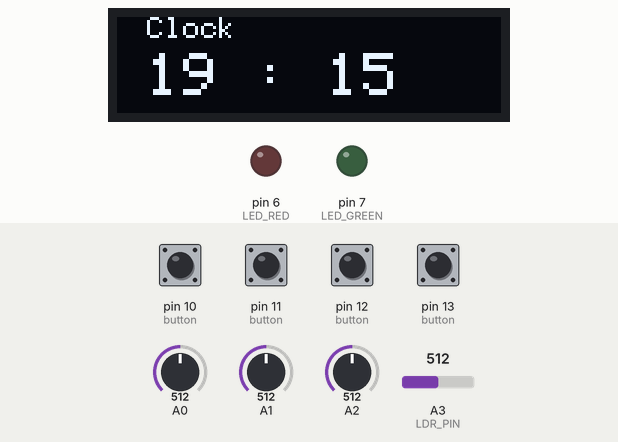
Recording of a sketch running on a simulated Arduino Uno, built with avr-gcc and run on an emulated ATmega328P. Shown: 128×32 one-colour display, output pins drawn as LEDs (lit = HIGH). The test bench sets the inputs (shaded band); at power-on: pin 10 (button), pin 11 (button), pin 12 (button), pin 13 (button) HIGH, A0 = 512, A1 = 512, A2 = 512, A3 (LDR_PIN) = 512. What the sketch prints to the serial monitor is not drawn.

Above: at 1.2 s.
1.3 s: pin 13 (button) pulled LOW for 0.15 s
At 2.2 s:
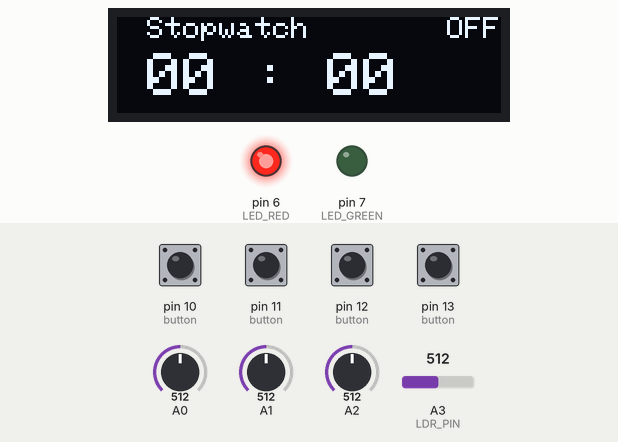
2.9 s: pin 10 (button) pulled LOW for 0.15 s
At 3.8 s:
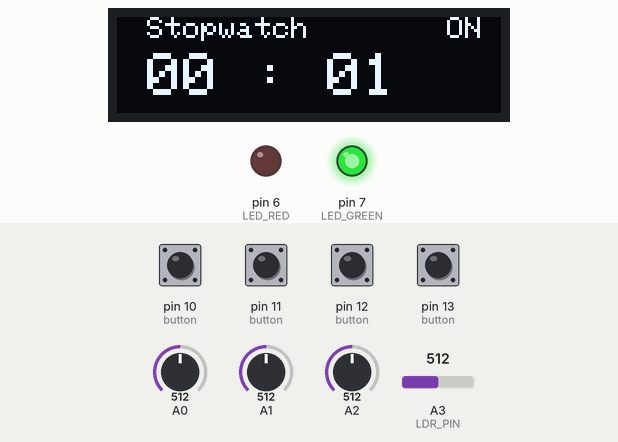
6.0 s: pin 13 (button) pulled LOW for 1 s
At 7.2 s:
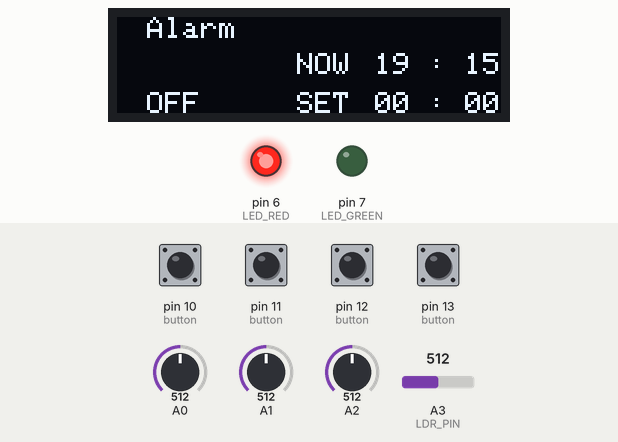
8.5 s: pin 12 (button) pulled LOW for 0.15 s
At 9.7 s:
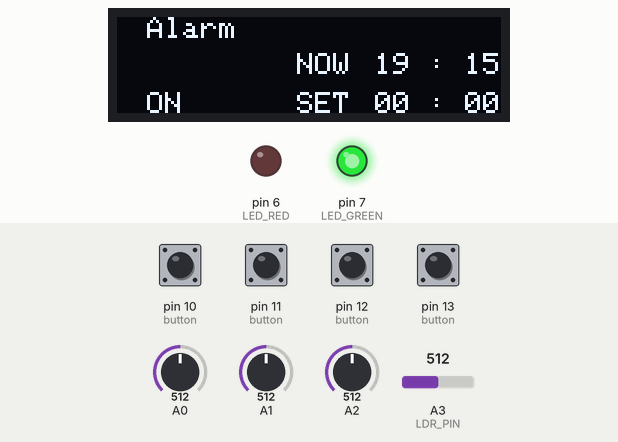
10.1 s: pin 11 (button) pulled LOW for 0.15 s
At 11.3 s:
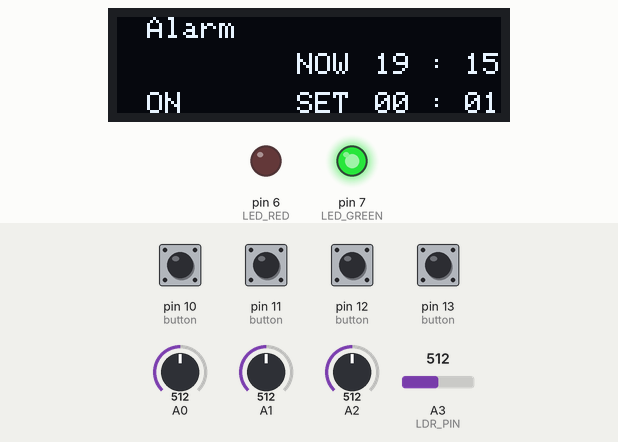
11.7 s: pin 13 (button) pulled LOW for 0.15 s
At 12.8 s:
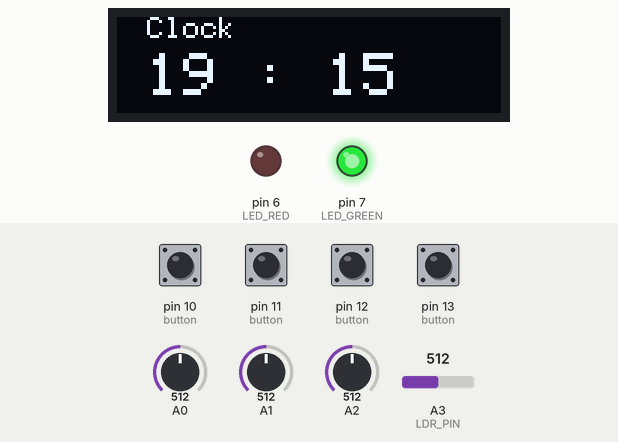
Timing chart, 0 to 14.3 s (numbered marks = the images above; inputs shaded):
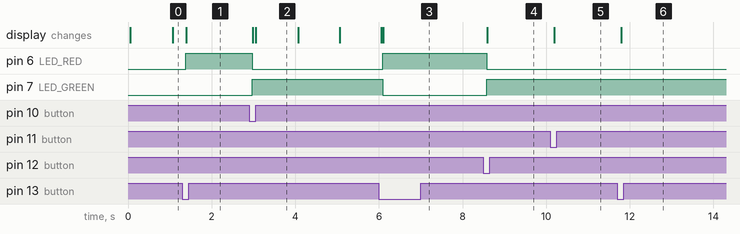

Measured:
- after the input at 1.3 s, pin 6 (LED_RED): LOW → HIGH after 0.08 s; the display: changes after 0.09 s (image 1)
- after the input at 2.9 s, pin 6 (LED_RED): HIGH → LOW after 0.08 s; pin 7 (LED_GREEN): LOW → HIGH after 0.08 s; the display: first changes after 0.09 s (image 2 shows a later state)
- after the input at 6.0 s, pin 6 (LED_RED): LOW → HIGH after 0.09 s; pin 7 (LED_GREEN): HIGH → LOW after 0.09 s; the display: first differs from a run without the input after 0.10 s (image 3)
- after the input at 8.5 s, pin 6 (LED_RED): HIGH → LOW after 0.08 s; pin 7 (LED_GREEN): LOW → HIGH after 0.08 s; the display: changes after 0.09 s (image 4)
- after the input at 10.1 s, the display: changes after 0.10 s (image 5)
- after the input at 11.7 s, the display: changes after 0.10 s (image 6)
- what the display in image 2 shows lasts 1.0 s, from 3.1 s to 4.1 s

The sketch:

sketch_nov09a.ino
```cpp
#include <Wire.h>
#include <Adafruit_GFX.h>
#include <Adafruit_SSD1306.h>
#include <EEPROM.h>
#include <TimerOne.h>

struct Time {
  int hour;
  int min;
  int sec;
};

#define NOTE_B0  31
#define NOTE_C1  33
#define NOTE_CS1 35
#define NOTE_D1  37
#define NOTE_DS1 39
#define NOTE_E1  41
#define NOTE_F1  44
#define NOTE_FS1 46
#define NOTE_G1  49
#define NOTE_GS1 52
#define NOTE_A1  55
#define NOTE_AS1 58
#define NOTE_B1  62
#define NOTE_C2  65
#define NOTE_CS2 69
#define NOTE_D2  73
#define NOTE_DS2 78
#define NOTE_E2  82
#define NOTE_F2  87
#define NOTE_FS2 93
#define NOTE_G2  98
#define NOTE_GS2 104
#define NOTE_A2  110
#define NOTE_AS2 117
#define NOTE_B2  123
#define NOTE_C3  131
#define NOTE_CS3 139
#define NOTE_D3  147
#define NOTE_DS3 156
#define NOTE_E3  165
#define NOTE_F3  175
#define NOTE_FS3 185
#define NOTE_G3  196
#define NOTE_GS3 208
#define NOTE_A3  220
#define NOTE_AS3 233
#define NOTE_B3  247
#define NOTE_C4  262
#define NOTE_CS4 277
#define NOTE_D4  294
#define NOTE_DS4 311
#define NOTE_E4  330
#define NOTE_F4  349
#define NOTE_FS4 370
#define NOTE_G4  392
#define NOTE_GS4 415
#define NOTE_A4  440
#define NOTE_AS4 466
#define NOTE_B4  494
#define NOTE_C5  523
#define NOTE_CS5 554
#define NOTE_D5  587
#define NOTE_DS5 622
#define NOTE_E5  659
#define NOTE_F5  698
#define NOTE_FS5 740
#define NOTE_G5  784
#define NOTE_GS5 831
#define NOTE_A5  880
#define NOTE_AS5 932
#define NOTE_B5  988
#define NOTE_C6  1047
#define NOTE_CS6 1109
#define NOTE_D6  1175
#define NOTE_DS6 1245
#define NOTE_E6  1319
#define NOTE_F6  1397
#define NOTE_FS6 1480
#define NOTE_G6  1568
#define NOTE_GS6 1661
#define NOTE_A6  1760
#define NOTE_AS6 1865
#define NOTE_B6  1976
#define NOTE_C7  2093
#define NOTE_CS7 2217
#define NOTE_D7  2349
#define NOTE_DS7 2489
#define NOTE_E7  2637
#define NOTE_F7  2794
#define NOTE_FS7 2960
#define NOTE_G7  3136
#define NOTE_GS7 3322
#define NOTE_A7  3520
#define NOTE_AS7 3729
#define NOTE_B7  3951
#define NOTE_C8  4186
#define NOTE_CS8 4435
#define NOTE_D8  4699
#define NOTE_DS8 4978
#define REST      0


// change this to make the song slower or faster
int tempo = 180;

// change this to whichever pin you want to use
int buzzer = 8;

// notes of the moledy followed by the duration.
// a 4 means a quarter note, 8 an eighteenth , 16 sixteenth, so on
// !!negative numbers are used to represent dotted notes,
// so -4 means a dotted quarter note, that is, a quarter plus an eighteenth!!
int melody[] = {

  // Nokia Ringtone
  // Score available at https://musescore.com/user/29944637/scores/5266155

  NOTE_E5, 8, NOTE_D5, 8, NOTE_FS4, 4, NOTE_GS4, 4,
  NOTE_CS5, 8, NOTE_B4, 8, NOTE_D4, 4, NOTE_E4, 4,
  NOTE_B4, 8, NOTE_A4, 8, NOTE_CS4, 4, NOTE_E4, 4,
  NOTE_A4, 2,
};

// sizeof gives the number of bytes, each int value is composed of two bytes (16 bits)
// there are two values per note (pitch and duration), so for each note there are four bytes
int notes = sizeof(melody) / sizeof(melody[0]) / 2;

// this calculates the duration of a whole note in ms
int wholenote = (60000 * 4) / tempo;

int divider = 0, noteDuration = 0;

void Song() {
  // iterate over the notes of the melody.
  // Remember, the array is twice the number of notes (notes + durations)
  for (int thisNote = 0; thisNote < notes * 2; thisNote = thisNote + 2) {

    // calculates the duration of each note
    divider = melody[thisNote + 1];
    if (divider > 0) {
      // regular note, just proceed
      noteDuration = (wholenote) / divider;
    } else if (divider < 0) {
      // dotted notes are represented with negative durations!!
      noteDuration = (wholenote) / abs(divider);
      noteDuration *= 1.5; // increases the duration in half for dotted notes
    }

    // we only play the note for 90% of the duration, leaving 10% as a pause
    tone(buzzer, melody[thisNote], noteDuration * 0.9);

    // Wait for the specief duration before playing the next note.
    delay(noteDuration);

    // stop the waveform generation before the next note.
    noTone(buzzer);
  }
}


// LDR Settings
#define LDR_PIN A3
unsigned int analogValue;

// LED Settings
#define LED_RED 6
#define LED_GREEN 7

// OLED Settings
#define OLED_RESET -1
#define SCREEN_WIDTH 128
#define SCREEN_HEIGHT 32
#define SCREEN_ADDRESS 0x3C
Adafruit_SSD1306 OLED(SCREEN_WIDTH, SCREEN_HEIGHT, &Wire, OLED_RESET);

// Accelermeter Settings
const unsigned int X_AXIS_PIN = 0;
const unsigned int Y_AXIS_PIN = 1;
const unsigned int Z_AXIS_PIN = 2;
const unsigned int NUM_AXES = 3;
const unsigned int PINS[NUM_AXES] = {
  X_AXIS_PIN, Y_AXIS_PIN, Z_AXIS_PIN
};
const unsigned int BUFFER_SIZE = 16;
int buffer[NUM_AXES][BUFFER_SIZE];
int buffer_pos[NUM_AXES] = { 0 };

// Button Settings
#define BTN_1 10
#define BTN_2 11
#define BTN_3 12
#define BTN_4 13
int button[4] = { BTN_1, BTN_2, BTN_3, BTN_4 };
int reading[4];
int buttonState[4];
int lastButtonState[4] = { HIGH, HIGH, HIGH, HIGH };
unsigned long long int debounceDelay = 50;
unsigned long long int lastDebounceTime[4];

#define BUZZER_PIN 8

Time Clock = { 0, 0, 0 };

Time Stopwatch = { 0, 0, 0 };
int Stopwatch_On = 1;

Time Alarm = { 0, 0, 0 };
Time Alarm_Set = { 0, 0, 0 };
int Alarm_On = 0;


// Mode Setting
#define CLOCK_MODE 0
#define STOPWATCH_MODE 1
#define ALARM_MODE 2
int MODE = CLOCK_MODE;

// ACCELEROMETER
int get_axis(const int axis) {
  delay(1);
  buffer[axis][buffer_pos[axis]] = analogRead(PINS[axis]);
  buffer_pos[axis] = (buffer_pos[axis] + 1) % BUFFER_SIZE;
  long sum = 0;
  for (unsigned int i = 0; i < BUFFER_SIZE; i++)
    sum += buffer[axis][i];
  return round(sum / BUFFER_SIZE);
}

int get_x() {
  return get_axis(0);
}
int get_y() {
  return get_axis(1);
}
int get_z() {
  return get_axis(2);
}

// Debounce
int debounce(int i) {
  int isChange = 0;
  reading[i] = digitalRead(button[i]);
  if (reading[i] != lastButtonState[i]) {
    lastDebounceTime[i] = millis();
  }
  if ((millis() - lastDebounceTime[i]) >= debounceDelay) {
    if (reading[i] != buttonState[i]) {
      buttonState[i] = reading[i];
      isChange = 1;
    }
  }
  lastButtonState[i] = reading[i];
  return isChange;
}

void LED_Status(int num, int State){
  digitalWrite(num, State);
}

// Timer One
void interruptClock() {
  timer();
  Stopwatch_Timer();
  change_timestart_alarm();
}

// Main Clock
void timer() {
  Clock.sec += 1;
  Clock.min += Clock.sec / 60;
  Clock.sec %= 60;
  Clock.hour += Clock.min / 60;
  Clock.min %= 60;
  Clock.hour %= 24;
  if (Clock.sec == 0) {
    EEPROM.update(20, Clock.hour);
    EEPROM.update(21, Clock.min);
  }
}

void change_hour() {
  Clock.hour += 1;
  EEPROM.update(20, Clock.hour);
  Clock.hour %= 24;
}

void change_min() {
  Clock.min += 1;
  Clock.hour += Clock.min / 60;
  EEPROM.update(21, Clock.min);
  Clock.min %= 60;
}

// Stopwatch
void Stopwatch_Timer() {
  if (!Stopwatch_On) {
    Stopwatch.sec += 1;
    Stopwatch.min += Stopwatch.sec / 60;
    Stopwatch.sec %= 60;
    Stopwatch.hour += Stopwatch.min / 60;
    Stopwatch.min %= 60;
  }
}

void Stopwatch_Reset() {
  Stopwatch.hour = 0;
  Stopwatch.min = 0;
  Stopwatch.sec = 0;
}

// Alarm
void change_hour_alarm() {
  Alarm_Set.hour += 1;
  Alarm_Set.hour %= 24;
}
void change_min_alarm() {
  Alarm_Set.min += 1;
  Alarm_Set.min %= 60;
}
void change_timestart_alarm() {
  if (Clock.sec == 0) {
    Alarm_Set.min = Clock.min;
  }
  if (Clock.min == 0) {
    Alarm_Set.hour = Clock.hour;
  }
}

// Clock
void change_mode() {
  MODE += 1;
  MODE %= 3;
  if (MODE == ALARM_MODE) {
    Alarm.hour = Clock.hour;
    Alarm.min = Clock.min;
  }
}

// Time Text
String clockText = "00 : 00";
String stopwatchText = "00 : 00";
String alarmText = "00 : 00";
String alarm_setText = "00 : 00";
void time_text() {
  clockText[0] = (Clock.hour / 10) + '0';
  clockText[1] = (Clock.hour % 10) + '0';

  clockText[5] = (Clock.min / 10) + '0';
  clockText[6] = (Clock.min % 10) + '0';

  clockText[10] = (Clock.sec / 10) + '0';
  clockText[11] = (Clock.sec % 10) + '0';

  stopwatchText[0] = (Stopwatch.min / 10) + '0';
  stopwatchText[1] = (Stopwatch.min % 10) + '0';

  stopwatchText[5] = (Stopwatch.sec / 10) + '0';
  stopwatchText[6] = (Stopwatch.sec % 10) + '0';

  alarmText[0] = (Alarm.hour / 10) + '0';
  alarmText[1] = (Alarm.hour % 10) + '0';

  alarmText[5] = (Alarm.min / 10) + '0';
  alarmText[6] = (Alarm.min % 10) + '0';

  alarm_setText[0] = (Alarm_Set.hour / 10) + '0';
  alarm_setText[1] = (Alarm_Set.hour % 10) + '0';

  alarm_setText[5] = (Alarm_Set.min / 10) + '0';
  alarm_setText[6] = (Alarm_Set.min % 10) + '0';
}

void Display_Text_OLED(int x, int y, int TextSize, String text){
  OLED.setTextSize(TextSize);
  OLED.setCursor(x, y);
  OLED.println(text);
}

void setup() {
  Serial.begin(9600);
  if (!OLED.begin(SSD1306_SWITCHCAPVCC, 0x3C)) {
    Serial.println("SSD1306 allocation failed");
  } else {
    Serial.println("All OLED Start Work !!!");
  }
  for (int i = 0; i < 4; i++) {
    pinMode(button[i], INPUT_PULLUP);
  }
  pinMode(LED_RED, OUTPUT);
  pinMode(LED_GREEN, OUTPUT);
  Timer1.initialize(1000000);
  Timer1.attachInterrupt(interruptClock);

  Clock.hour = EEPROM.read(20);
  Clock.min = EEPROM.read(21);
}

void loop() {

  unsigned int analogValue = analogRead(LDR_PIN);

  OLED.clearDisplay();
  OLED.setTextColor(WHITE);

  if (analogValue > 900) {
    OLED.dim(true);
  } else {
    OLED.dim(false);
  }

  if (debounce(0)) {
    if (!digitalRead(button[0])) {
      switch (MODE) {
        case CLOCK_MODE:
          change_hour();
          break;
        case STOPWATCH_MODE:
          Stopwatch_On = !Stopwatch_On;
          break;
        case ALARM_MODE:
          change_hour_alarm();
          break;
      }
    }
  }

  if (debounce(1)) {
    if (!digitalRead(button[1])) {
      switch (MODE) {
        case CLOCK_MODE:
          change_min();
          break;
        case STOPWATCH_MODE:
          Stopwatch_On = 1;
          Stopwatch_Reset();
          break;
        case ALARM_MODE:
          change_min_alarm();
          break;
      }
    }
  }

  if (debounce(2)) {
    if (!digitalRead(button[2])) {
      switch (MODE) {
        case ALARM_MODE:
          Alarm_On = Alarm_On == 0 ? 1 : 0;
          break;
      }
    }
  }

  if (debounce(3)) {
    if (!digitalRead(button[3])) {
      change_mode();
    }
  }

  if (Alarm_On && Alarm_Set.hour == Clock.hour && Alarm_Set.min == Clock.min && Clock.sec == 0) {
    while (Alarm_On) {
      Song();
      if (debounce(2)) {
        if (!digitalRead(button[2])) {
          OLED.clearDisplay();
          Alarm_On = 0;
          break;
        }
      }
    }
  }

  Serial.print(get_x());
  Serial.print(" ");
  Serial.print(get_y());
  Serial.print(" ");
  Serial.println(get_z());
  time_text();
  if (get_x() > 360) {
    OLED.setRotation(2);
  } else {
    OLED.setRotation(0);
  }

  switch (MODE) {
    case CLOCK_MODE:
      Display_Text_OLED(10, 0, 1, "Clock");
      Display_Text_OLED(10, 12, 2, clockText);
      break;
    case STOPWATCH_MODE:
      Display_Text_OLED(10, 0, 1, "Stopwatch");
      Display_Text_OLED(10, 12, 2, stopwatchText);
      if(Stopwatch_On){
        Display_Text_OLED(110, 0, 1, "OFF");
        LED_Status(LED_RED, 1);
        LED_Status(LED_GREEN, 0);

      }else{
        Display_Text_OLED(110, 0, 1, "ON");
        LED_Status(LED_RED, 0);
        LED_Status(LED_GREEN,1);
      }
      break;
    case ALARM_MODE:
      Display_Text_OLED(10, 0, 1, "Alarm");
      Display_Text_OLED(10, 25, 1, Alarm_On == 0 ? "OFF" : "ON");
      Display_Text_OLED(60, 12, 1, "NOW");
      Display_Text_OLED(86, 12, 1, alarmText);
      Display_Text_OLED(60, 25, 1, "SET");
      Display_Text_OLED(86, 25, 1, alarm_setText);
      if(Alarm_On){
        LED_Status(LED_RED, 0);
        LED_Status(LED_GREEN, 1);
      }else{
        LED_Status(LED_RED, 1);
        LED_Status(LED_GREEN, 0);
      }
      break;
  }
  //Song();
  OLED.display();
}
```
